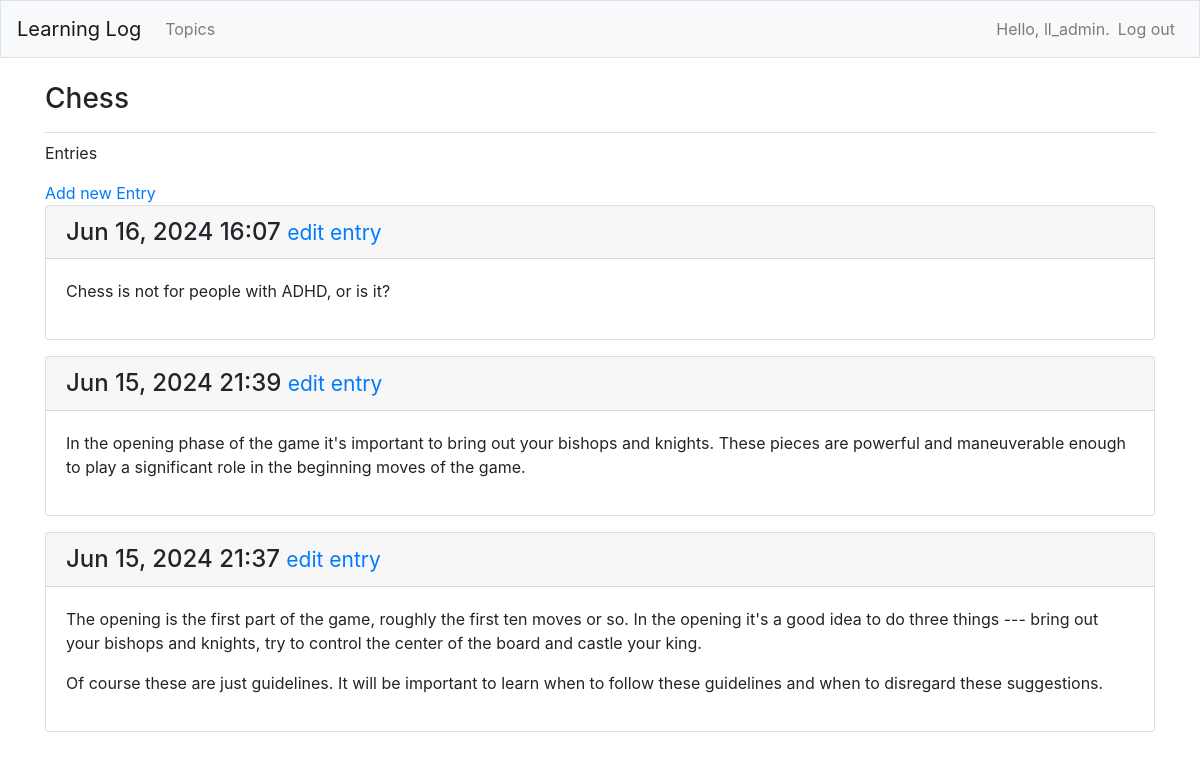
The page /topics/1/ (signed in) on the database its author committed.
### learning_logs/models.py (models this page shows, shortened)
class Topic(models.Model):
    text = models.CharField(max_length=200)
    date_added = models.DateTimeField(auto_now_add=True)
    owner = models.ForeignKey(User, on_delete=models.CASCADE)
    def __str__(self):
        return self.text

class Entry(models.Model):
    topic = models.ForeignKey(Topic, on_delete=models.CASCADE)
    text = models.TextField()
    date_added = models.DateTimeField(auto_now_add=True)
    class Meta:
        verbose_name_plural = 'entries'

### learning_logs/views.py (the view)
# urls.py: path('topics/<int:topic_id>/', views.topic, name='topic'),
@login_required
def topic(request, topic_id):
    topic = Topic.objects.get(id = topic_id)
    if topic.owner !=request.user:
        raise Http404
    entries = topic.entry_set.order_by('-date_added')
    context = {'topic': topic, 'entries': entries}
    return render(request, 'learning_logs/topic.html', context)

### learning_logs/templates/learning_logs/topic.html
{% extends "learning_logs/base.html" %}
{% block page_header %}
<h3>{{ topic }}</h3>
{% endblock page_header%}
{% block content %}
<p>Entries</p>
<a href = "{% url 'learning_logs:new_entry' topic.id %}">Add new Entry</a>
        {% for entry in entries %}
            <div class = "card mb-3">
                <h4 class="card-header">{{ entry.date_added|date:'M d, Y H:i' }}
                    <small><a href="{% url 'learning_logs:edit_entry' entry.id %}">edit entry</a></small>
                </h4>
                <div class = "card-body">
                    {{ entry.text|linebreaks }}
                </div>
            </div>
        {% empty %}
            <li>There are no entries for this topic yet</li>
        {% endfor %}
{% endblock content %}

### learning_logs/templates/learning_logs/base.html (shortened to what this page needs)
{% load bootstrap4 %}
<!doctype html>
<html lang = "en">
<head>
    {% bootstrap_css %}
</head>
<body>
    <nav class = "navbar navbar-expand-md navbar-light bg-light mb-4 border">
        <a class = "navbar-brand" href = "{% url 'learning_logs:index' %}">Learning Log</a>
    <div class="collapse navbar-collapse" id = "navbarCollapse">
        <ul class="navbar-nav mr-auto">
            <li class = "nav-item">
                <a class = "nav-link" href = "{% url 'learning_logs:topics' %}">Topics</a>
        </ul>
        <ul class="navbar-nav ml-auto">
            {% if user.is_authenticated %}
                <li class = "nav-item">
                    <span class = "navbar-text">Hello, {{ user.username }}.</span>
                </li>
                <li class="nav-item">
                    <form method="POST" action="{% url 'users:logout' %}">
                        <button type="submit" class="btn btn-link nav-link" style="display: inline; border: none; background: none;">
                            Log out
                        </button>
                    </form>
                </li>
            {% endif %}
        </ul>
    </div>
    </nav>
    <main role="main" class="container">
        <div class = "pb-2 mb-2 border-bottom">
            {% block page_header %} {% endblock page_header %}
        </div>
        <div>
            {% block content %} {% endblock content%}
        </div>
    </main>
</body>
</html>

### rows shown on the page
Topic: text "Chess"
Entry: date_added "Jun 16, 2024 16:07", text "Chess is not for people with ADHD, or is it?"
Entry: date_added "Jun 15, 2024 21:39", text "In the opening phase of the game it's important to bring out your bishops and knights. These pieces are powerful and maneuverable enough to play a significant role in the beginning moves of the game."
Entry: date_added "Jun 15, 2024 21:37", text "The opening is the first part of the game, roughly the first ten moves or so. In the opening it's a good idea to do three things --- bring out your bishops and knights, try to control the center of the board and castle your king. Of course these are just guidelines. It will be important to learn when to follow these guidelines and when to disregard these suggestions."

### other values the page prints
{{ user.username }} "ll_admin"
